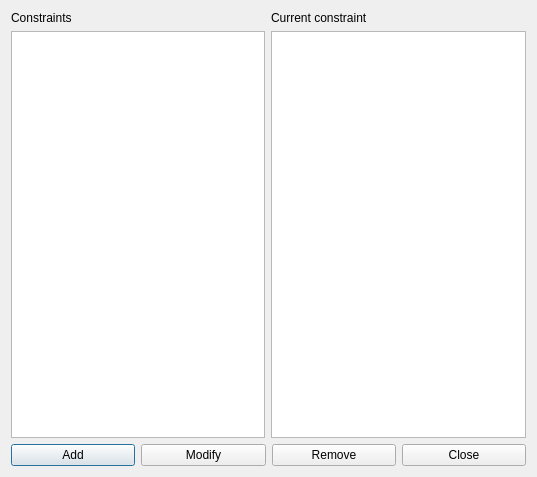
<?xml version="1.0" encoding="UTF-8"?>
<ui version="4.0">
 <class>ConstraintTeachersMinGapsBetweenRoomChangesForm_template</class>
 <widget class="QDialog" name="ConstraintTeachersMinGapsBetweenRoomChangesForm_template">
  <property name="geometry">
   <rect>
    <x>0</x>
    <y>0</y>
    <width>537</width>
    <height>477</height>
   </rect>
  </property>
  <property name="windowTitle">
   <string extracomment="This is the title of the dialog in which you see the list of all constraints of this type">Constraints teachers min gaps between room changes</string>
  </property>
  <layout class="QGridLayout" name="gridLayout">
   <item row="0" column="0">
    <layout class="QVBoxLayout" name="verticalLayout">
     <item>
      <widget class="QLabel" name="constraintsTextLabel">
       <property name="frameShape">
        <enum>QFrame::NoFrame</enum>
       </property>
       <property name="frameShadow">
        <enum>QFrame::Plain</enum>
       </property>
       <property name="text">
        <string>Constraints</string>
       </property>
       <property name="wordWrap">
        <bool>false</bool>
       </property>
      </widget>
     </item>
     <item>
      <widget class="QListWidget" name="constraintsListWidget"/>
     </item>
    </layout>
   </item>
   <item row="0" column="1">
    <layout class="QVBoxLayout" name="verticalLayout_2">
     <item>
      <widget class="QLabel" name="currentConstraintTextLabel">
       <property name="text">
        <string>Current constraint</string>
       </property>
       <property name="wordWrap">
        <bool>false</bool>
       </property>
      </widget>
     </item>
     <item>
      <widget class="QPlainTextEdit" name="currentConstraintTextEdit"/>
     </item>
    </layout>
   </item>
   <item row="1" column="0" colspan="2">
    <layout class="QHBoxLayout" name="horizontalLayout">
     <item>
      <widget class="QPushButton" name="addConstraintPushButton">
       <property name="text">
        <string>Add</string>
       </property>
      </widget>
     </item>
     <item>
      <widget class="QPushButton" name="modifyConstraintPushButton">
       <property name="text">
        <string>Modify</string>
       </property>
      </widget>
     </item>
     <item>
      <widget class="QPushButton" name="removeConstraintPushButton">
       <property name="text">
        <string>Remove</string>
       </property>
      </widget>
     </item>
     <item>
      <widget class="QPushButton" name="closePushButton">
       <property name="text">
        <string>Close</string>
       </property>
      </widget>
     </item>
    </layout>
   </item>
  </layout>
 </widget>
 <layoutdefault spacing="6" margin="11"/>
 <resources/>
 <connections/>
</ui>
